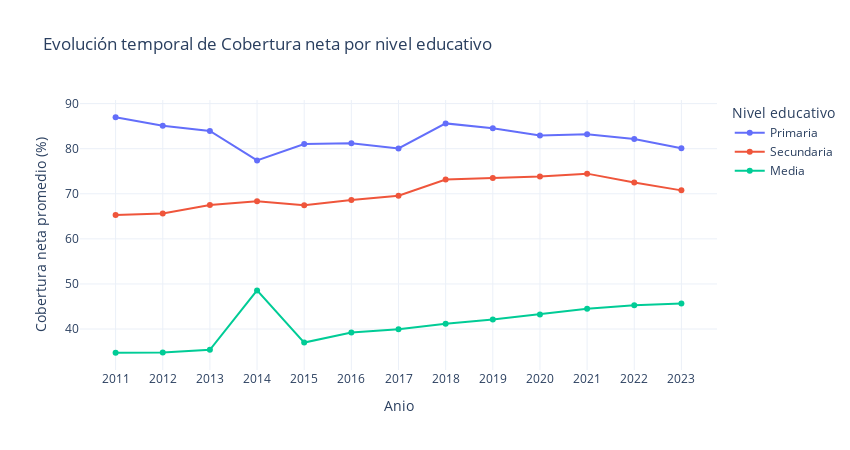
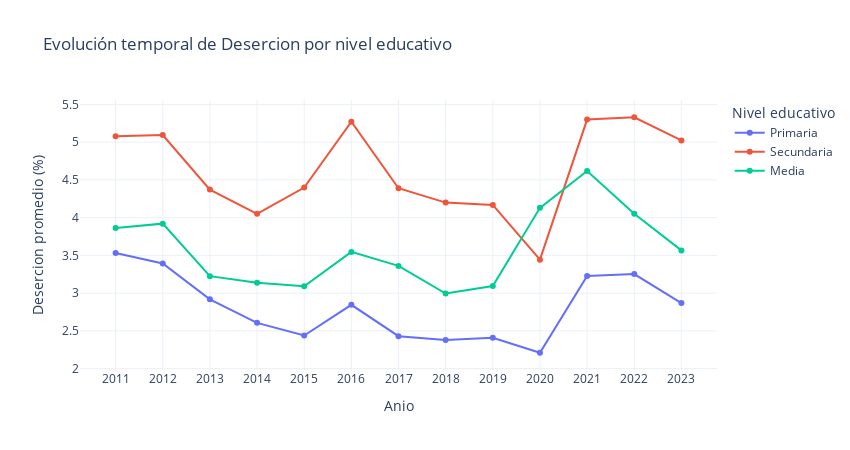
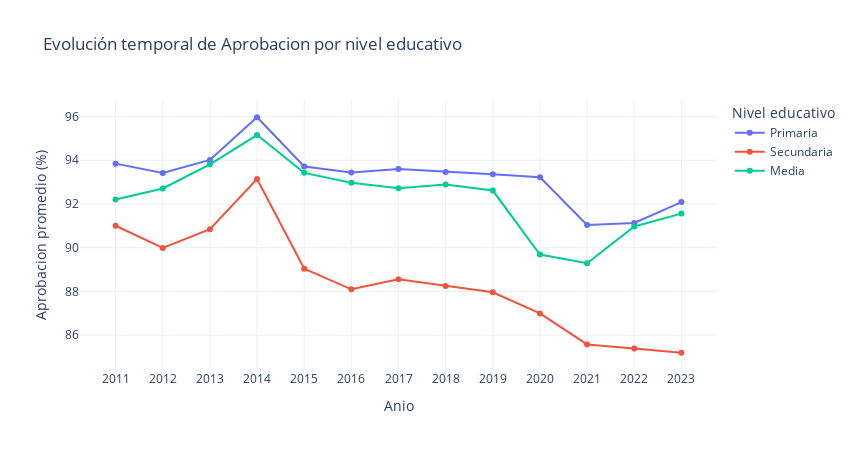
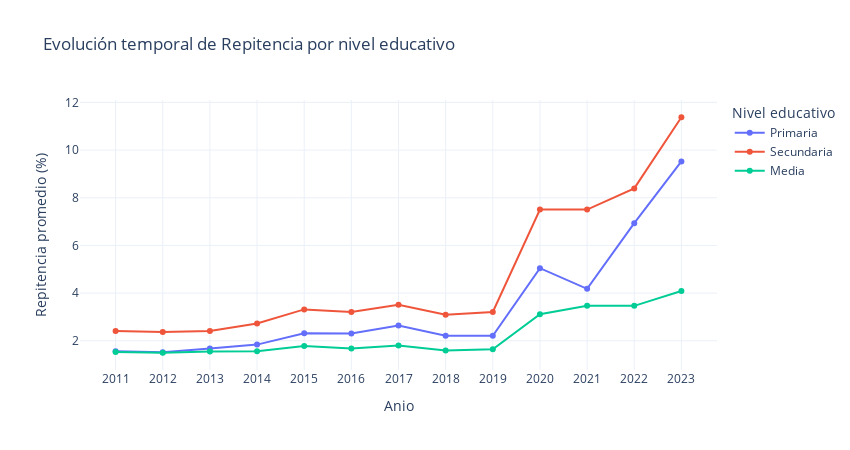

The code cell stored with these charts, in order, in its notebook:
### Markdown cell above
### 4.4.2 Evolución por nivel dentro de cada indicador (subcategorías)

### Code cell
plotly_subcategories_time_series(
    df_cleaned,
    subcategories_dict=SUBCATEGORIAS_PLOTLY,
    time_col='anio',
    save_path_prefix=os.path.join(FIGURES_PATH, 'test_evolucion_nivel_')
)

### Figure 1 — Plotly figure (JSON) as saved in the notebook; plotly's stock layout.template omitted (floating-point values rounded to 4 significant figures)
{"data": [{"mode": "lines+markers", "name": "Primaria", "type": "scatter", "x": [2011, 2012, 2013, 2014, 2015, 2016, 2017, 2018, 2019, 2020, 2021, 2022, 2023], "y": [86.97, 85.08, 83.93, 77.39, 81.02, 81.22, 80.04, 85.61, 84.55, 82.93, 83.22, 82.15, 80.09]}, {"mode": "lines+markers", "name": "Secundaria", "type": "scatter", "x": [2011, 2012, 2013, 2014, 2015, 2016, 2017, 2018, 2019, 2020, 2021, 2022, 2023], "y": [65.3, 65.63, 67.51, 68.37, 67.48, 68.64, 69.57, 73.15, 73.52, 73.82, 74.46, 72.51, 70.75]}, {"mode": "lines+markers", "name": "Media", "type": "scatter", "x": [2011, 2012, 2013, 2014, 2015, 2016, 2017, 2018, 2019, 2020, 2021, 2022, 2023], "y": [34.74, 34.81, 35.4, 48.57, 36.99, 39.23, 39.97, 41.17, 42.12, 43.25, 44.5, 45.28, 45.67]}], "layout": {"height": 450, "hovermode": "x unified", "legend": {"title": {"text": "Nivel educativo"}}, "title": {"text": "Evolución temporal de Cobertura neta por nivel educativo"}, "width": 850, "xaxis": {"dtick": 1, "tickmode": "array", "tickvals": [2011, 2012, 2013, 2014, 2015, 2016, 2017, 2018, 2019, 2020, 2021, 2022, 2023], "title": {"text": "Anio"}}, "yaxis": {"title": {"text": "Cobertura neta promedio (%)"}}}}

### Figure 2 — Plotly figure (JSON) as saved in the notebook; plotly's stock layout.template omitted (floating-point values rounded to 4 significant figures)
{"data": [{"mode": "lines+markers", "name": "Primaria", "type": "scatter", "x": [2011, 2012, 2013, 2014, 2015, 2016, 2017, 2018, 2019, 2020, 2021, 2022, 2023], "y": [3.531, 3.393, 2.918, 2.606, 2.439, 2.845, 2.43, 2.379, 2.41, 2.21, 3.228, 3.252, 2.869]}, {"mode": "lines+markers", "name": "Secundaria", "type": "scatter", "x": [2011, 2012, 2013, 2014, 2015, 2016, 2017, 2018, 2019, 2020, 2021, 2022, 2023], "y": [5.079, 5.094, 4.371, 4.05, 4.398, 5.271, 4.389, 4.199, 4.169, 3.443, 5.299, 5.33, 5.023]}, {"mode": "lines+markers", "name": "Media", "type": "scatter", "x": [2011, 2012, 2013, 2014, 2015, 2016, 2017, 2018, 2019, 2020, 2021, 2022, 2023], "y": [3.864, 3.92, 3.225, 3.137, 3.09, 3.546, 3.361, 2.995, 3.094, 4.13, 4.618, 4.051, 3.566]}], "layout": {"height": 450, "hovermode": "x unified", "legend": {"title": {"text": "Nivel educativo"}}, "title": {"text": "Evolución temporal de Desercion por nivel educativo"}, "width": 850, "xaxis": {"dtick": 1, "tickmode": "array", "tickvals": [2011, 2012, 2013, 2014, 2015, 2016, 2017, 2018, 2019, 2020, 2021, 2022, 2023], "title": {"text": "Anio"}}, "yaxis": {"title": {"text": "Desercion promedio (%)"}}}}

### Figure 3 — Plotly figure (JSON) as saved in the notebook; plotly's stock layout.template omitted (floating-point values rounded to 4 significant figures)
{"data": [{"mode": "lines+markers", "name": "Primaria", "type": "scatter", "x": [2011, 2012, 2013, 2014, 2015, 2016, 2017, 2018, 2019, 2020, 2021, 2022, 2023], "y": [93.84, 93.41, 94.01, 95.97, 93.71, 93.44, 93.59, 93.46, 93.36, 93.22, 91.04, 91.13, 92.09]}, {"mode": "lines+markers", "name": "Secundaria", "type": "scatter", "x": [2011, 2012, 2013, 2014, 2015, 2016, 2017, 2018, 2019, 2020, 2021, 2022, 2023], "y": [91.0, 89.99, 90.85, 93.14, 89.04, 88.1, 88.56, 88.25, 87.96, 86.99, 85.58, 85.39, 85.19]}, {"mode": "lines+markers", "name": "Media", "type": "scatter", "x": [2011, 2012, 2013, 2014, 2015, 2016, 2017, 2018, 2019, 2020, 2021, 2022, 2023], "y": [92.2, 92.71, 93.81, 95.15, 93.42, 92.97, 92.72, 92.89, 92.61, 89.69, 89.29, 90.97, 91.56]}], "layout": {"height": 450, "hovermode": "x unified", "legend": {"title": {"text": "Nivel educativo"}}, "title": {"text": "Evolución temporal de Aprobacion por nivel educativo"}, "width": 850, "xaxis": {"dtick": 1, "tickmode": "array", "tickvals": [2011, 2012, 2013, 2014, 2015, 2016, 2017, 2018, 2019, 2020, 2021, 2022, 2023], "title": {"text": "Anio"}}, "yaxis": {"title": {"text": "Aprobacion promedio (%)"}}}}

### Figure 4 — Plotly figure (JSON) as saved in the notebook; plotly's stock layout.template omitted (floating-point values rounded to 4 significant figures)
{"data": [{"mode": "lines+markers", "name": "Primaria", "type": "scatter", "x": [2011, 2012, 2013, 2014, 2015, 2016, 2017, 2018, 2019, 2020, 2021, 2022, 2023], "y": [1.565, 1.52, 1.676, 1.839, 2.313, 2.305, 2.64, 2.208, 2.21, 5.047, 4.18, 6.934, 9.525]}, {"mode": "lines+markers", "name": "Secundaria", "type": "scatter", "x": [2011, 2012, 2013, 2014, 2015, 2016, 2017, 2018, 2019, 2020, 2021, 2022, 2023], "y": [2.413, 2.365, 2.41, 2.726, 3.316, 3.212, 3.513, 3.091, 3.205, 7.507, 7.506, 8.393, 11.38]}, {"mode": "lines+markers", "name": "Media", "type": "scatter", "x": [2011, 2012, 2013, 2014, 2015, 2016, 2017, 2018, 2019, 2020, 2021, 2022, 2023], "y": [1.527, 1.498, 1.548, 1.562, 1.779, 1.673, 1.802, 1.591, 1.645, 3.112, 3.471, 3.466, 4.087]}], "layout": {"height": 450, "hovermode": "x unified", "legend": {"title": {"text": "Nivel educativo"}}, "title": {"text": "Evolución temporal de Repitencia por nivel educativo"}, "width": 850, "xaxis": {"dtick": 1, "tickmode": "array", "tickvals": [2011, 2012, 2013, 2014, 2015, 2016, 2017, 2018, 2019, 2020, 2021, 2022, 2023], "title": {"text": "Anio"}}, "yaxis": {"title": {"text": "Repitencia promedio (%)"}}}}
